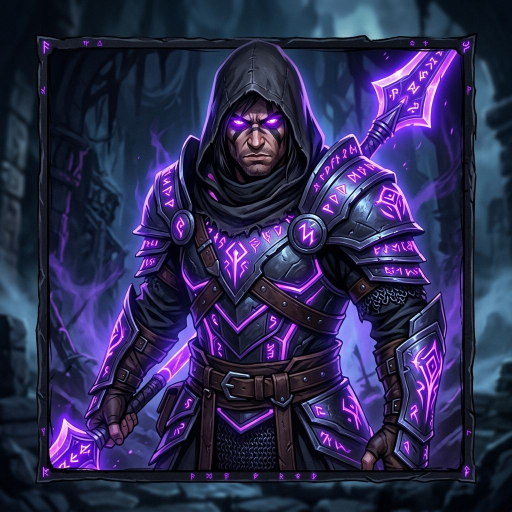
#> input picture dist/assets/game_hero_hunter_1790595108742-wgn-kliT.jpg, 1024 x 1024 px, found by its file name (shown at 1/2 size)
$ python make_travel.py
#> lines starting #> are read from the running program, lines starting #| are printed output that depends on the picture
from PIL import Image, ImageDraw
A = '/home/user/serverless-game/dist/assets/'
SRC = ['game_hero_hunter_1790595108742-wgn-kliT.jpg', 'woods-nWSh73gt.webp', 'game_dungeon_cave_1790595131021-MauFE7Cn.jpg', 'desert-CWB6P9JN.webp', 'char_warrior_paladin_1790595905774-BjMNog-W.jpg']
W, H = 720, 400
for i, f in enumerate(SRC, 1):
    im = Image.open(A + f).convert('RGB'); w, h = im.size
#> further down, im is the input picture: PIL image 1024x1024 RGB; mean R, G, B 45.1, 43, 82.3
#> after `w, h = im.size`: w = 1024; h = 1024
    scale = max(W / w, H / h); im = im.resize((int(w * scale) + 1, int(h * scale) + 1), Image.LANCZOS)
#> after `scale = max(W / w, H / h)`: scale = 0.703
#> after `im = im.resize((int(w * scale) + 1, int(h * scale) + 1), Image.LANCZOS`:
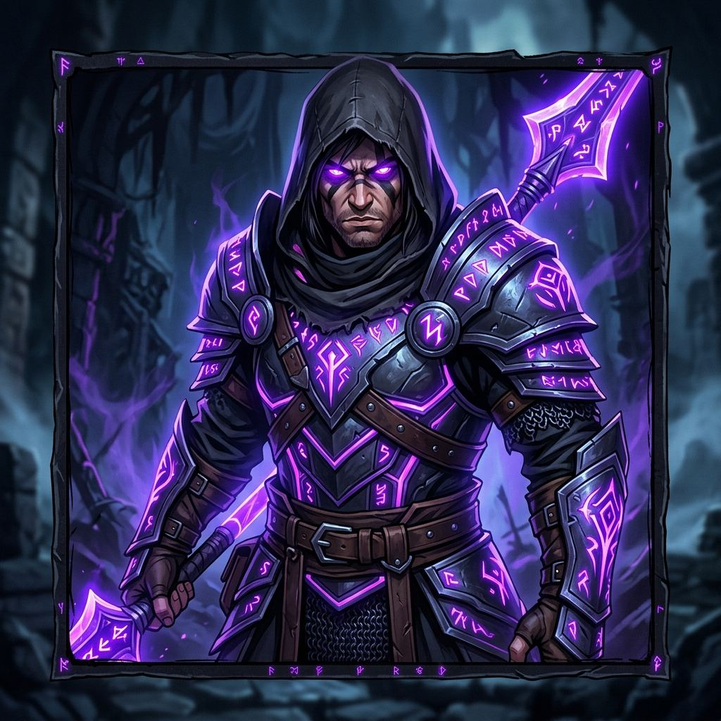
#> im: PIL image 721x721 RGB; mean R, G, B 45.1, 43.1, 82.2
    w, h = im.size; top = max(0, int((h - H) * 0.35)); im = im.crop(((w - W) // 2, top, (w - W) // 2 + W, top + H))
#> after `w, h = im.size`: w = 721; h = 721
#> after `top = max(0, int((h - H) * 0.35))`: top = 112
#> after `im = im.crop(((w - W) // 2, top, (w - W) // 2 + W, top + H))`:
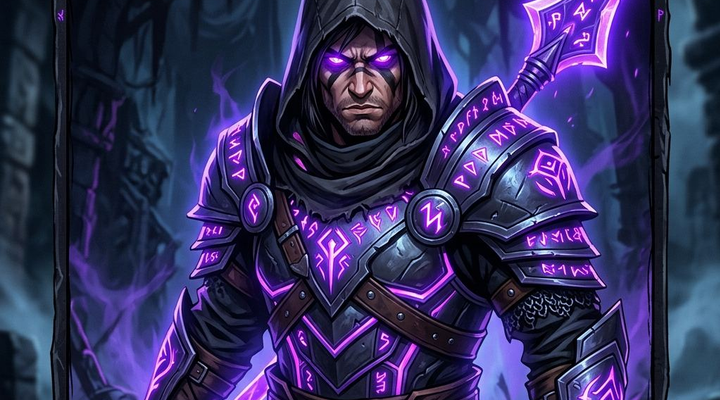
#> im: PIL image 720x400 RGB; mean R, G, B 51.2, 47.6, 93.3
    d = ImageDraw.Draw(im, 'RGBA')
    for y in range(H):
        t = max(0, (y - H * 0.45) / (H * 0.55)); d.line([(0, y), (W, y)], fill=(8, 6, 4, int(215 * t)))
    im.save(f'travel-{i}.webp', quality=80)
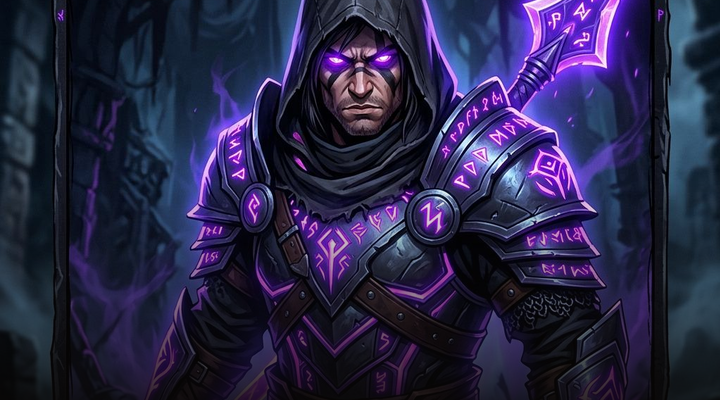
#> saved as travel-1.webp: PIL image 720x400 RGB; mean R, G, B 40, 37.4, 70.8
#> (the run stopped early here; a loop or call above may not have finished)
